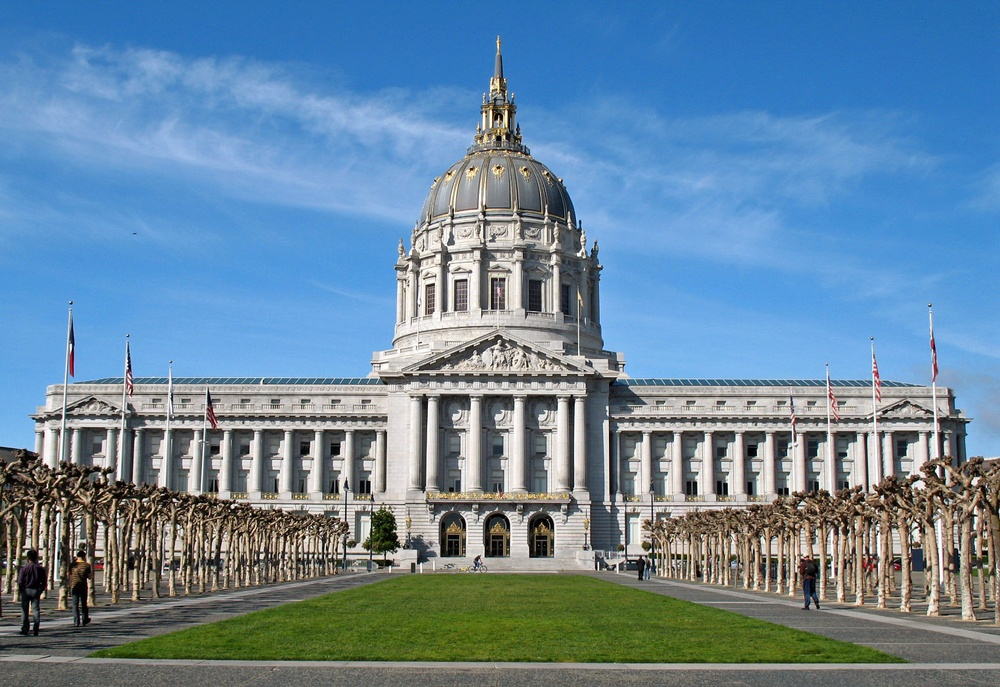
#> input picture convolutional filters edge detection/images/city_hall.jpg, 1000 x 687 px, shrunk from 1524 x 1047 before the run
$ jupyter execute --allow-errors 'smoothing images bluring.ipynb'   (shell and % lines are left out)
#> lines starting #> are read from the running program, lines starting #| are printed output that depends on the picture; after the words box and inside, x2 and y2 are one past the last pixel; in counts of white or black regions, pixels touching at a corner belong together
# Smoothing Images

[cell 1]
from matplotlib import pyplot as plt
import cv2 as cv
import numpy as np

[cell 2]
img = cv.imread('images/city_hall.jpg', cv.IMREAD_GRAYSCALE)
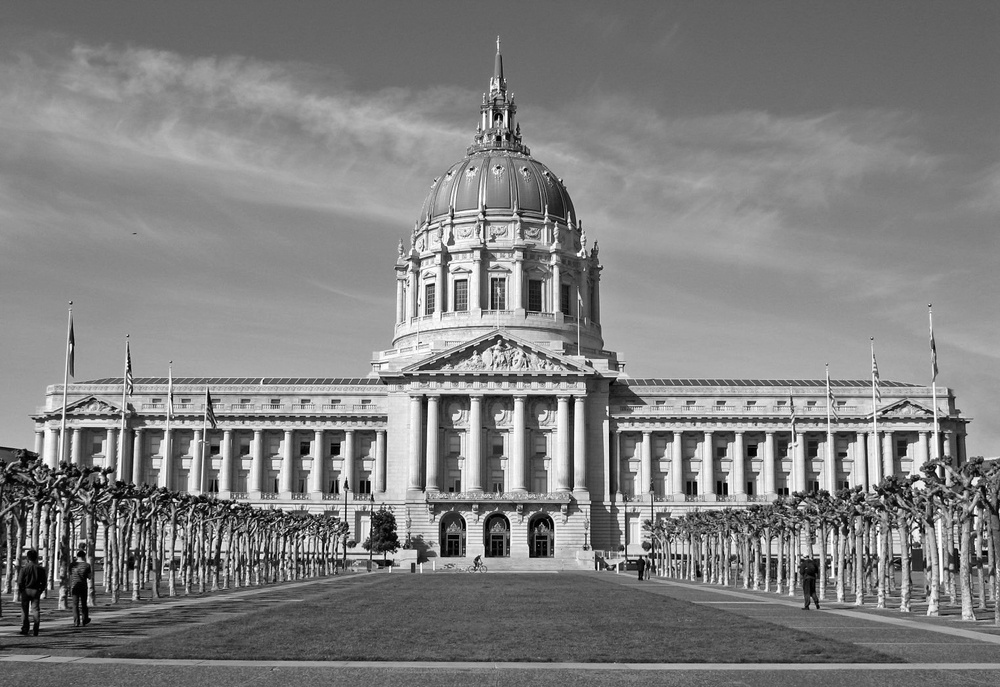
#> img: shape (687, 1000); min 0, max 255, mean 128.6

plt.imshow(img, cmap='gray')
plt.show()

## High-pass filter

[cell 3]
sobel_x = np.array([
    [-1, 0, 1],
    [-2, 0, 2],
    [-1, 0, 1],
])

#> (the rest of this cell did not finish here and is left out)

#> (a cell that did not finish here is left out)

[cell 5]
img_brain = cv.imread('images/brain_MR.jpg', cv.IMREAD_GRAYSCALE)
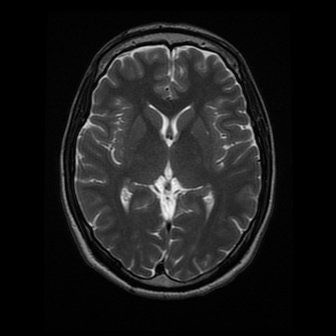
#> input picture convolutional filters edge detection/images/brain_MR.jpg, 336 x 336 px, shrunk from 512 x 512 before the run
#> img_brain is the input picture: shape (336, 336); min 0, max 247, mean 26.9
img_brain = np.float32(img_brain)

plt.imshow(img_brain, cmap='gray')
plt.show()

## Gaussian blur

[cell 6]
img_brain_blur = cv.GaussianBlur(img_brain, ksize=(9 ,9), sigmaX=0)

_, (ax1, ax2) = plt.subplots(1, 2, figsize=(20, 10))

ax1.set_title('original image')
ax1.imshow(img_brain, cmap='gray')

ax2.set_title('blured image')
ax2.imshow(img_brain_blur, cmap='gray')

plt.show()
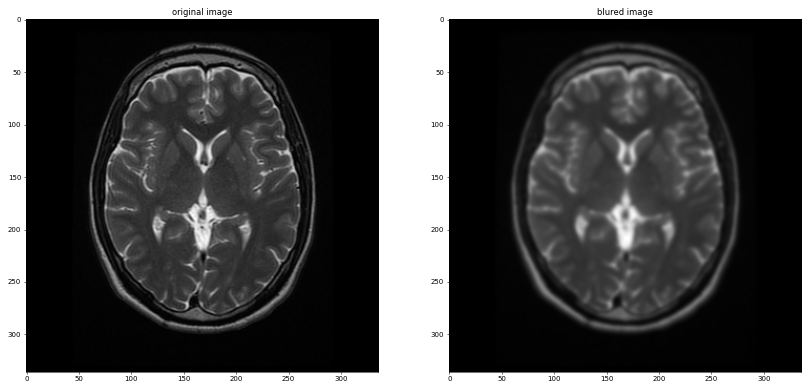
#> figure drawn by matplotlib, 2 panels

## Magnitude
Sobel also detects which edges are strongest. This is encapsulated by the magnitude of the gradient; the greater the magnitude, the stronger the edge is. The magnitude, or absolute value, of the gradient is just the square root of the squares of the individual x and y gradients. For a gradient in both the x and y directions, the magnitude is the square root of the sum of the squares.

[cell 7]
# 3x3 sobel filters for edge detection
sobel_x = np.array([
    [-1, 0, 1],
    [-2, 0, 2],
    [-1, 0, 1],
])

sobel_y = np.array([
    [-1, -2, -1],
    [ 0,  0,  0],
    [ 1,  2,  1],
])

filtered_x = cv.filter2D(img_brain, -1, sobel_x)
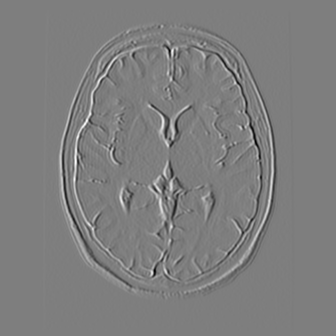
#> filtered_x: shape (336, 336) float32; min -637, max 647, mean 0; drawn with min black and max white
filtered_y = cv.filter2D(img_brain, -1, sobel_y)

filtered = np.sqrt(filtered_x**2 + filtered_y**2)
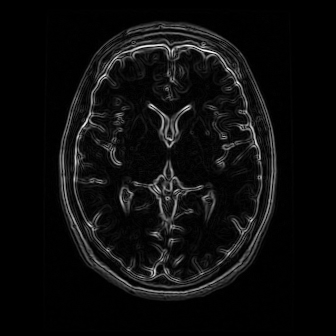
#> filtered: shape (336, 336) float32; min 0, max 778.3, mean 40.5; drawn with min black and max white

filtered_blurred_x = cv.filter2D(img_brain_blur, -1, sobel_x)
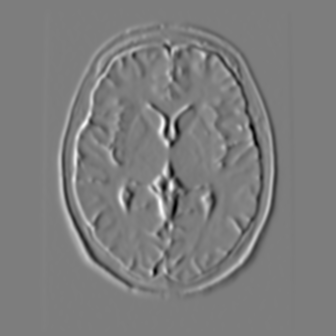
#> filtered_blurred_x: shape (336, 336) float32; min -248.7, max 255.5, mean 0; drawn with min black and max white
filtered_blurred_y = cv.filter2D(img_brain_blur, -1, sobel_y)
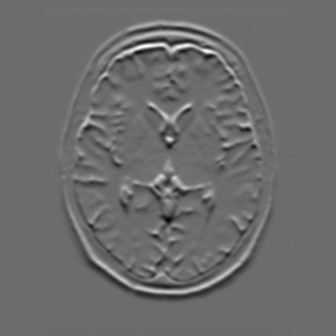
#> filtered_blurred_y: shape (336, 336) float32; min -202.9, max 272.6, mean 0; drawn with min black and max white

filtered_blurred = np.sqrt(filtered_blurred_x**2 + filtered_blurred_y**2)
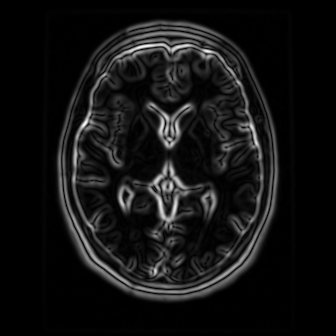
#> filtered_blurred: shape (336, 336) float32; min 0, max 285.8, mean 21.6; drawn with min black and max white

_, (ax1, ax2) = plt.subplots(1, 2, figsize=(20, 10))

ax1.set_title('original gray')
ax1.imshow(filtered, cmap='gray')

ax2.set_title('blurred image')
ax2.imshow(filtered_blurred, cmap='gray')

plt.show()

[cell 8]
_, axi = plt.subplots(2, 2, figsize=(20, 20))

titles = ['sobel x', 'sobel y', 'blured sobel x', 'bluered sobel y']
filtered_imgs = [filtered_x, filtered_y, filtered_blurred_x, filtered_blurred_y]

for i, ax in enumerate(axi.flat):
    ax.set_title(titles[i])
    ax.imshow(filtered_imgs[i], cmap='gray')

plt.show()

## Normalize image
Make sure that the grayscaled image values lie in the range from 0 to 255.

[cell 9]
def norm_img(img):
    vmin = np.abs(img.min())
#> vmin = 637
    vmax = np.abs(img.max())
#> vmax = 647
    vran = vmax - vmin
#> vran = 10
    img = (img + vmin) / vran * 255.0
#> img: shape (336, 336) float32
    img = np.uint8(img)
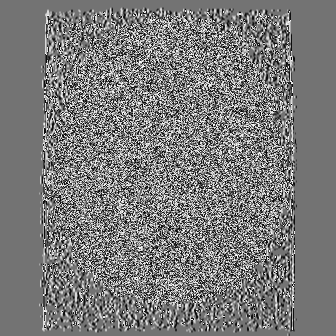
#> img: shape (336, 336); min 0, max 255, mean 122.3
    return img

img_norm = norm_img(filtered_x)

_, img_thresh = cv.threshold(img_norm, 90, 255, cv.THRESH_BINARY_INV)
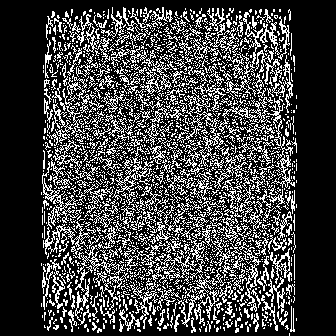
#> img_thresh: shape (336, 336); 25.9% white in thin lines or dots, all inside (x1, y1, x2, y2) = (41, 7, 297, 336)

_, (ax1, ax2) = plt.subplots(1, 2, figsize=(20, 10))

ax1.imshow(img_norm, cmap='gray')
ax2.imshow(img_thresh, cmap='gray')

plt.show()
